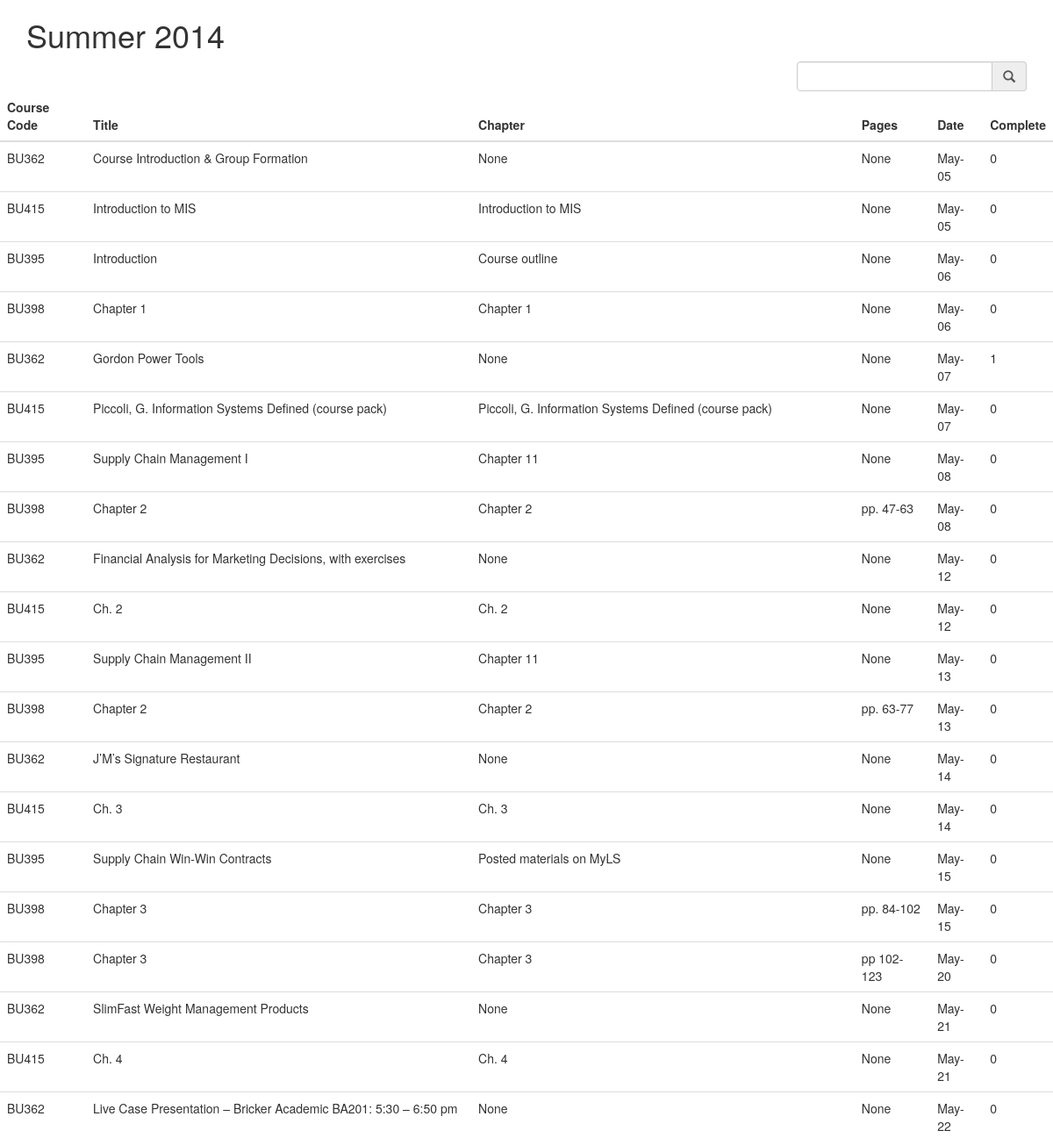
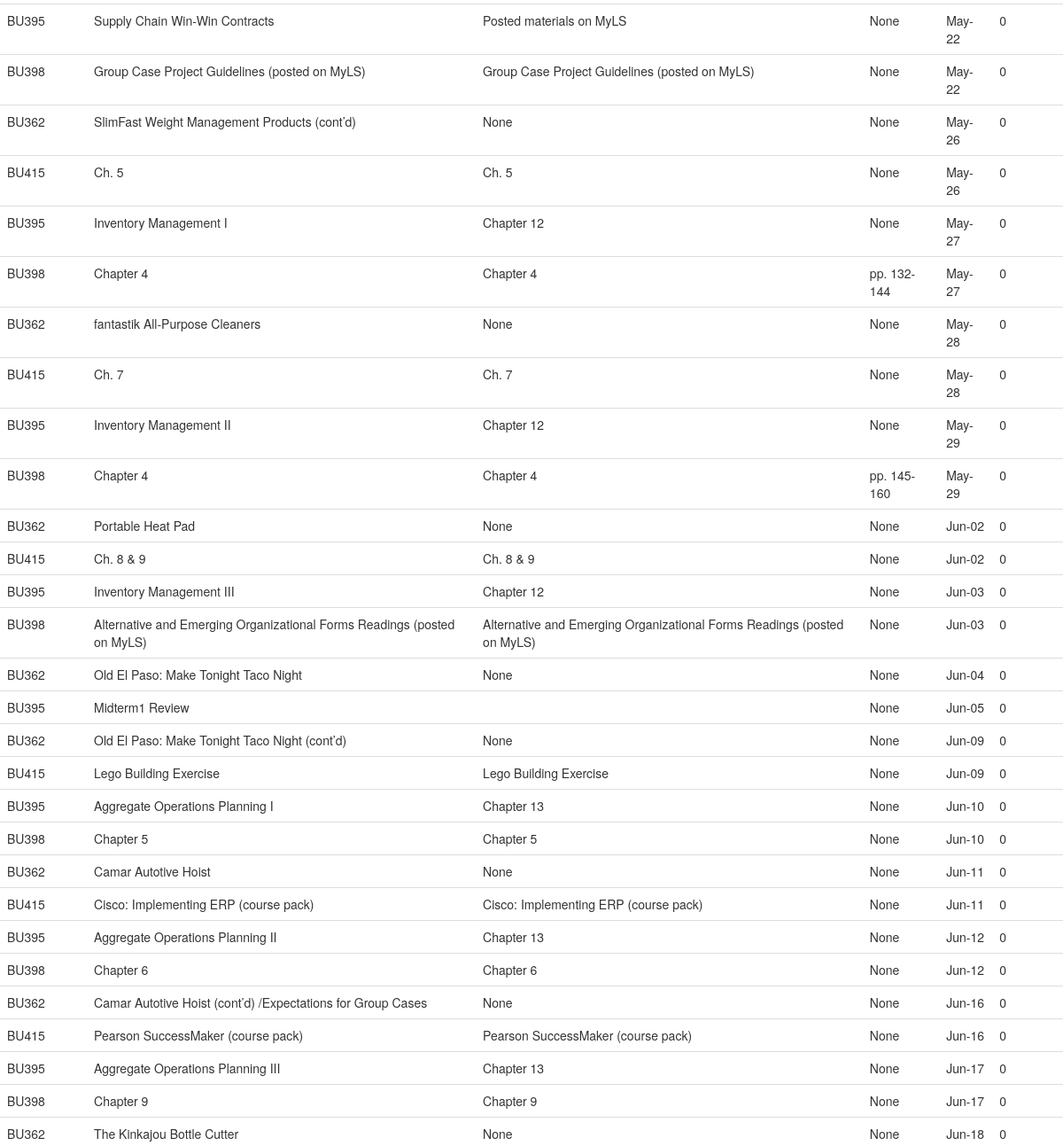
The page /Readings (upper part) on the database as committed earlier (2 pictures, top to bottom).
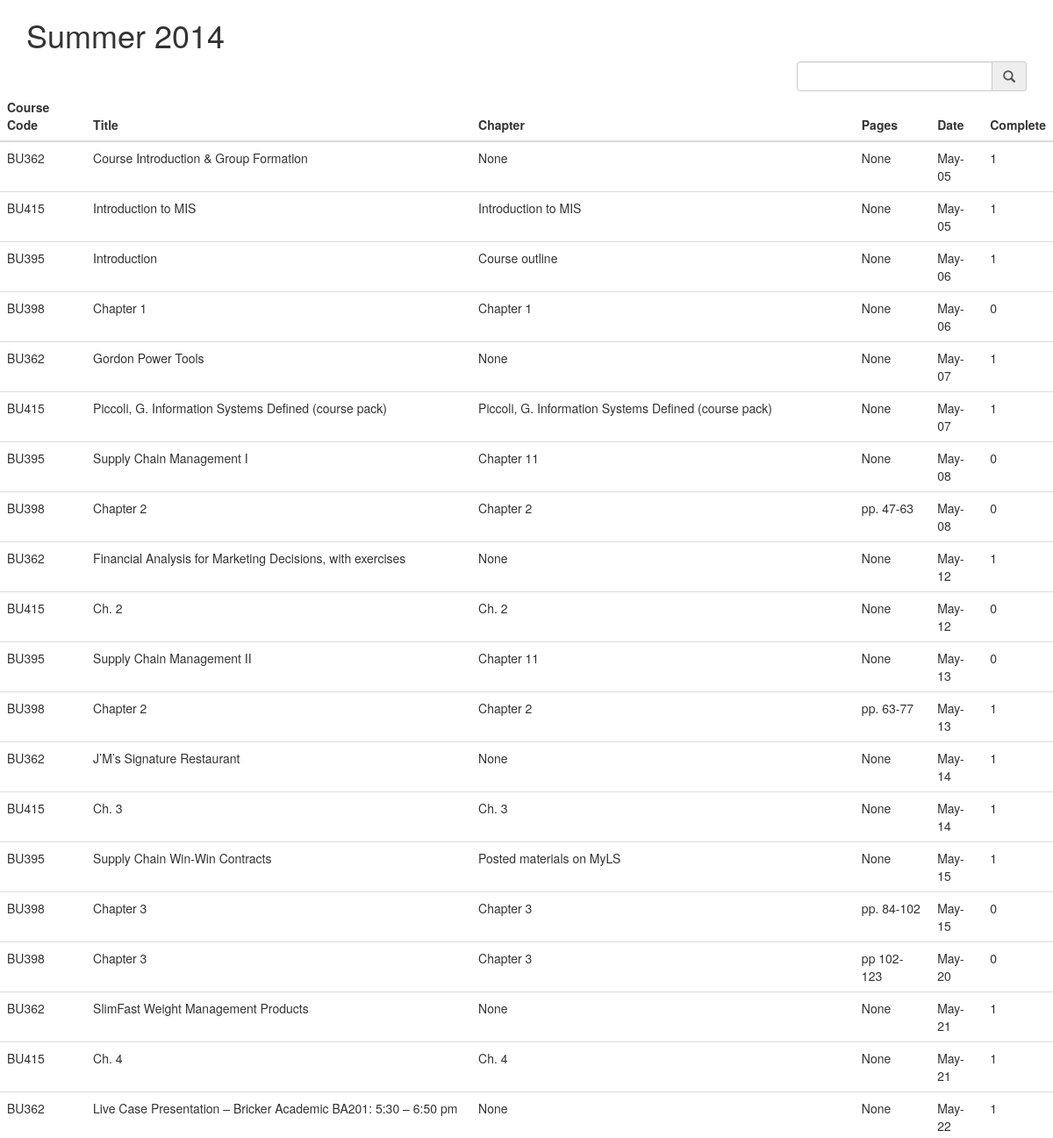
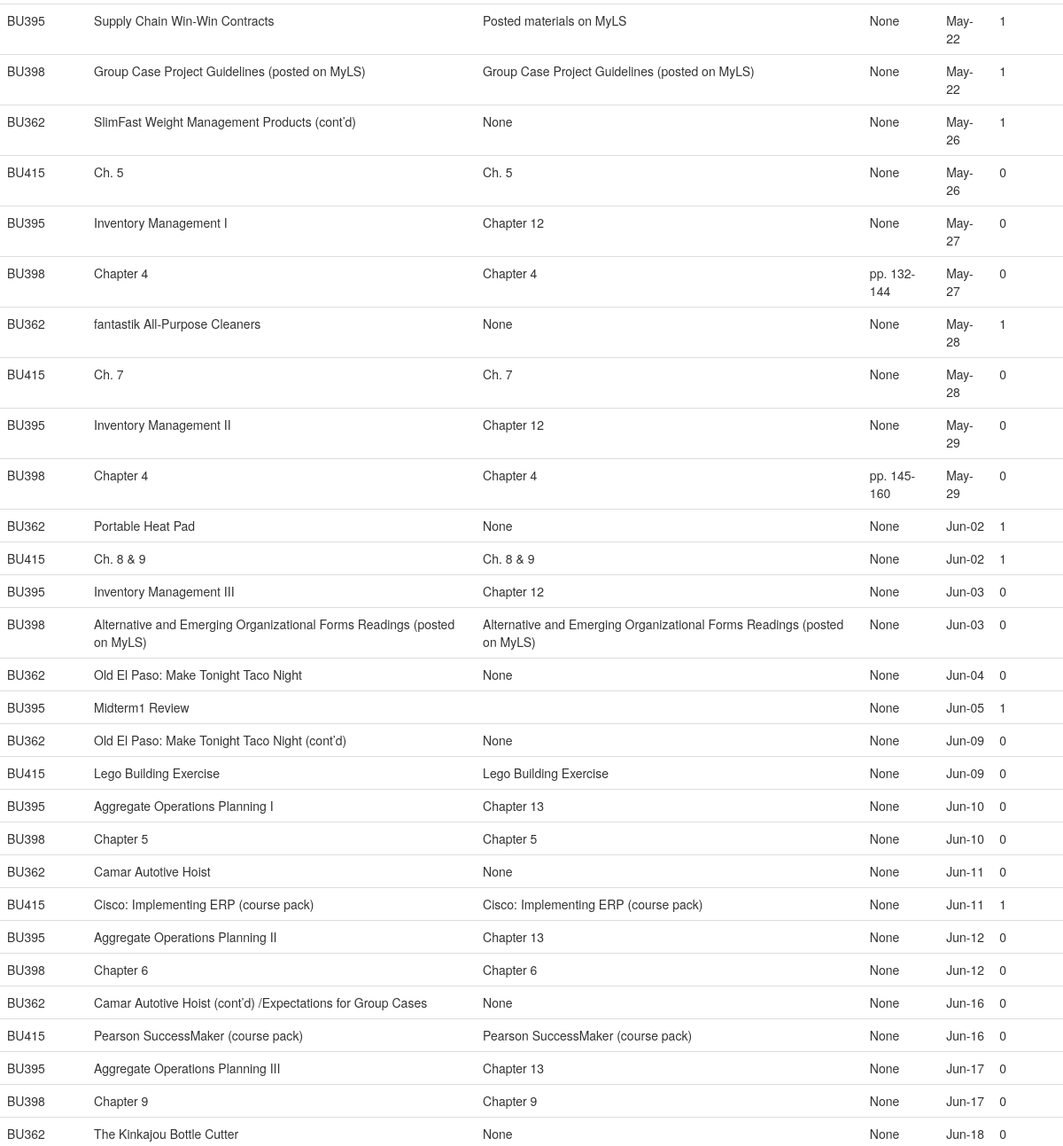
The same page on the database as committed later (2 pictures, top to bottom).
### tables this page shows
CREATE TABLE Readings
            (course_code text, name text, chapter int, date text, pages text, complete bool);

### index.py (the view)
@app.route('/Readings')
def show_readings():
    db = get_db()
    sql = '''SELECT * FROM {0} ORDER BY date'''.format("Readings")
    cur = db.execute(sql)
    entries = cur.fetchall()
    return render_template('show_readings.html',entries=entries)

### index.py (called while the page is built)
def get_db():
    top = _app_ctx_stack.top
    if not hasattr(top, 'sqlite_db'):
        sqlite_db = sqlite3.connect(app.config['DATABASE'])
        sqlite_db.row_factory = sqlite3.Row
        top.sqlite_db = sqlite_db
    return top.sqlite_db

@app.teardown_appcontext
def close_db_connection(exception):
    top = _app_ctx_stack.top
    if hasattr(top, 'sqlite_db'):
        top.sqlite_db.close()

def format_datetime(value,format='%b-%d'):
    list_date = value.split('-')
    strdate = date(int(list_date[0]),int(list_date[1]),int(list_date[2]))
    return strdate.strftime(format)

### templates/show_readings.html (shortened to what this page needs)
{% extends "individual_reading.html" %}
{% block body %}
        <div class="row">
            <div class="col-md-12">
                 <table class="table" id="homework">
                     <thead>
                      <tr>
                          <th>Course Code</th>
                          <th>Title</th>
                          <th>Chapter</th>
                          <th>Pages</th>
                          <th>Date</th>
                          <th>Complete</th>
                      </tr>
                    </thead>
                    <tbody>
                     {% for entry in entries %}
                    <tr>
                        <td>{{ entry.course_code }}</td>
                        <td>{{ entry.name }}</td>
                        <td>{{ entry.chapter }}</td>
                        <td>{{ entry.pages }}</td>
                        <td>{{ entry.date|datetimeformat }}</td>
                        <td>{{ entry.complete }}</td>
                    </tr>
                    {% else %}
                    <tr><td><em>Unbelievable.  No entries here so far</em></td></tr>
                    {% endfor %}
                    </tbody>
                 </table>
        </div>
    </div>
{% endblock %}

Rows that differ between the two databases and show on the page:
changed Readings "Course Introduction & Group Formation": complete "0" → "1"
changed Readings "Introduction to MIS": complete "0" → "1"
changed Readings "Introduction": complete "0" → "1"
changed Readings "Piccoli, G. Information Systems Defined (course pack)": complete "0" → "1"
changed Readings "Financial Analysis for Marketing Decisions, with exercises": complete "0" → "1"
changed Readings "pp. 63-77": complete "0" → "1"
changed Readings "J’M’s Signature Restaurant": complete "0" → "1"
changed Readings "Ch. 3": complete "0" → "1"
changed Readings (number 15 of 49 on the later page): complete "0" → "1"
changed Readings "SlimFast Weight Management Products": complete "0" → "1"
changed Readings "Ch. 4": complete "0" → "1"
changed Readings "Live Case Presentation – Bricker Academic BA201: 5:30 – 6:50 pm": complete "0" → "1"
changed Readings (number 21 of 49 on the later page): complete "0" → "1"
changed Readings "Group Case Project Guidelines (posted on MyLS)": complete "0" → "1"
changed Readings "SlimFast Weight Management Products (cont’d)": complete "0" → "1"
changed Readings "fantastik All-Purpose Cleaners": complete "0" → "1"
changed Readings "Portable Heat Pad": complete "0" → "1"
changed Readings "Ch. 8 & 9": complete "0" → "1"
changed Readings "Midterm1 Review": complete "0" → "1"
changed Readings "Cisco: Implementing ERP (course pack)": complete "0" → "1"
